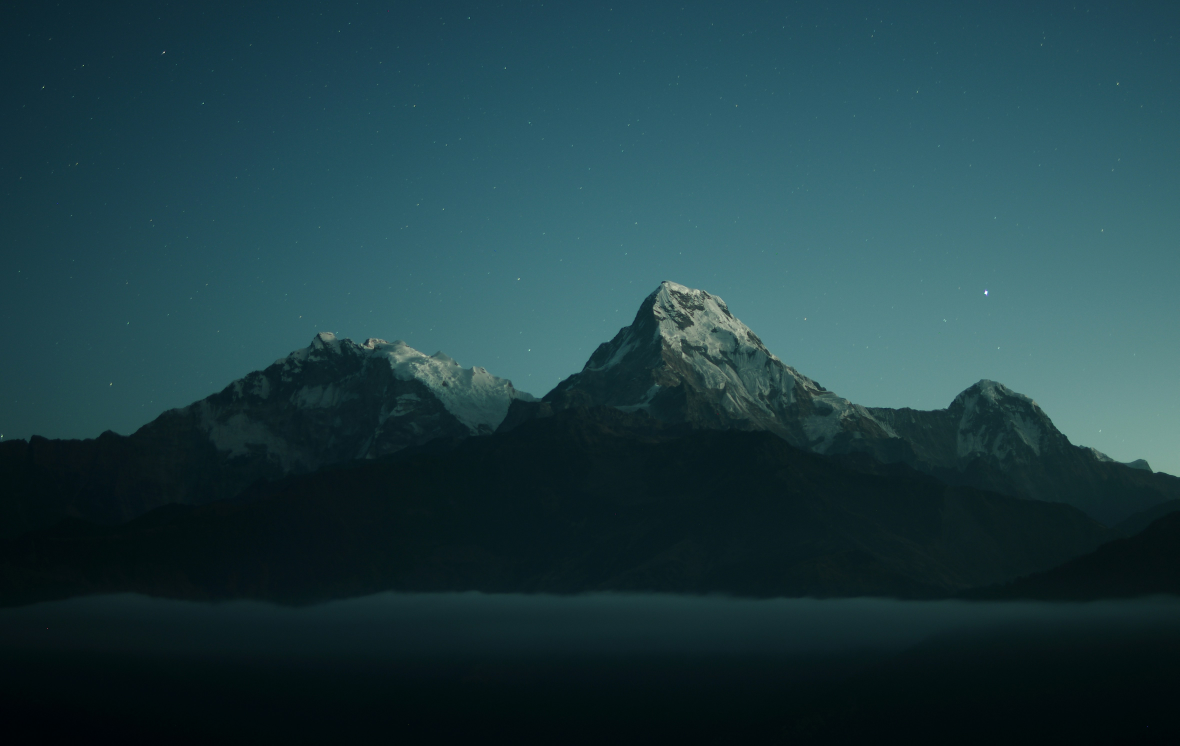
#> input picture Temp/daniel-leone-v7daTKlZzaw-unsplash.jpg, 4717 x 2984 px, found by its file name (shown at 1/4 size)
$ python resize.py
#> lines starting #> are read from the running program, lines starting #| are printed output that depends on the picture
import sys
from PIL import Image

src = "Temp/daniel-leone-v7daTKlZzaw-unsplash.jpg"
dst = "Temp/tinexus-default.jpg"

try:
    im = Image.open(src)
#> im is the input picture: PIL image 4717x2984 RGB; mean R, G, B 30.9, 62.7, 68.6
    print(f"Original size: {im.size}")
#| Original size: (4717, 2984)
    im = im.resize((1920, 1080), Image.LANCZOS)
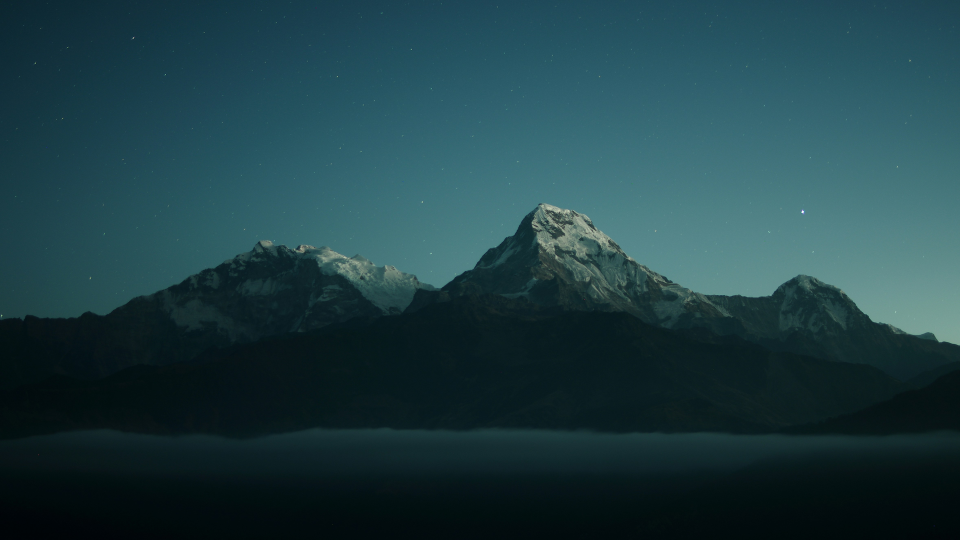
#> im: PIL image 1920x1080 RGB (shown at 1/2 size); mean R, G, B 30.9, 62.7, 68.6
    im.save(dst, quality=92)
    print(f"Resized successfully to 1920x1080 -> {dst}")
except Exception as e:
    print(f"Error: {e}")
